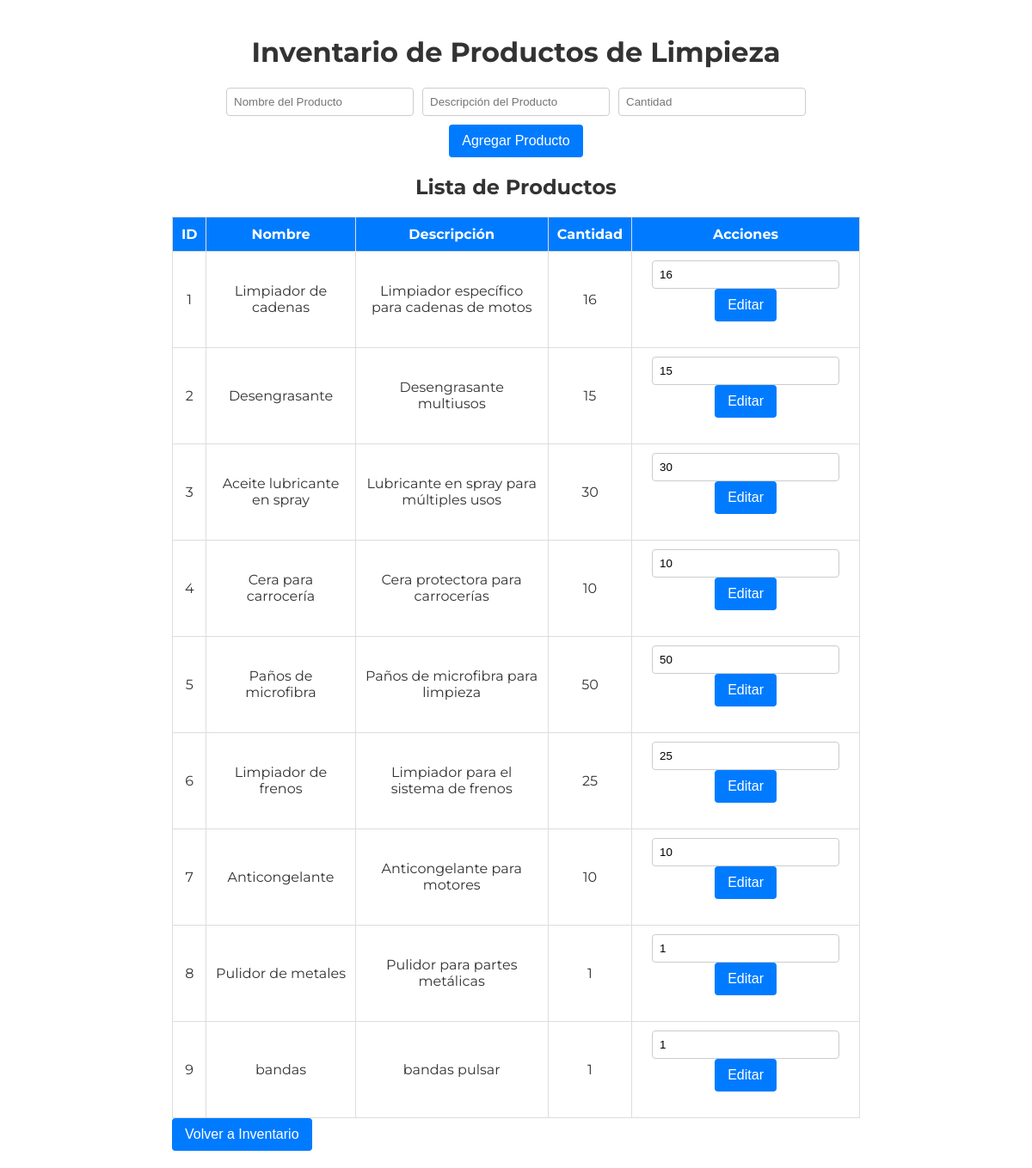
The page /limpieza.php on the database its author committed.
### tables this page shows
CREATE TABLE `productos_limpieza` (
  `id_producto` int(11) NOT NULL,
  `nombre` varchar(100) NOT NULL,
  `descripcion` varchar(255) DEFAULT NULL,
  `cantidad` int(11) NOT NULL
);

### limpieza.php (the view, shortened to what this page needs)
<?php
$servername = "localhost";
$username = "root";
$password = "";
$dbname = "taller_motos";
$conn = new mysqli($servername, $username, $password, $dbname);
$sql = "SELECT * FROM productos_limpieza";
$result = $conn->query($sql);
?>
<!DOCTYPE html>
<html lang="en">
<head>
    <link rel="stylesheet" href="bases.css">
</head>
<body>
    <div class="container">
        <h1>Inventario de Productos de Limpieza</h1>
        <form method="POST" action="">
            <div class="input-group">
                <input type="text" name="nombre" placeholder="Nombre del Producto" required>
                <input type="text" name="descripcion" placeholder="Descripción del Producto" required>
                <input type="number" name="cantidad" placeholder="Cantidad" required>
            </div>
            <button type="submit">Agregar Producto</button>
        </form>
        <h2>Lista de Productos</h2>
        <table>
            <thead>
                <tr>
                    <th>ID</th>
                    <th>Nombre</th>
                    <th>Descripción</th>
                    <th>Cantidad</th>
                    <th>Acciones</th>
                </tr>
            </thead>
            <tbody>
                <?php
                if ($result->num_rows > 0) {
                    while ($row = $result->fetch_assoc()) {
                        $cantidad = $row["cantidad"];
                        $cantidad_class = $cantidad == 0 ? "low-stock" : "";
                        echo "<tr class='$cantidad_class'>";
                        echo "<td>" . $row["id_producto"] . "</td>";
                        echo "<td>" . $row["nombre"] . "</td>";
                        echo "<td>" . $row["descripcion"] . "</td>";
                        echo "<td>" . $row["cantidad"] . "</td>";
                        echo "<td>
                                <form method='POST' action='' style='display:inline-block;'>
                                    <input type='hidden' name='id_producto' value='" . $row["id_producto"] . "'>
                                    <input type='hidden' name='action' value='edit'>
                                    <input type='number' name='cantidad' value='" . $row["cantidad"] . "' required>
                                    <button type='submit'>Editar</button>
                                </form>
                              </td>";
                        echo "</tr>";
                    }
                } else {
                    echo "<tr><td colspan='5'>No se encontraron productos.</td></tr>";
                }
                ?>
            </tbody>
        </table>
        <button onclick="location.href='inventario.php'">Volver a Inventario</button>
    </div>
</body>
</html>

### bases.css (style rules this page uses)
body { font-family: 'Montserrat', sans-serif; background: url(https://media.istockphoto.com/id/495378164/es/foto/garaje-taller-3-d-imagen.jpg?s=2048x2048&w=is&k=20&c=iZo_H-F4dL8qUzP1YC1gHGkkeIEOd4KEvny_IsHSv1A=); color: #333; margin: 0; padding: 0; }
.container { max-width: 800px; margin: 0 auto; padding: 20px; background-color: #fff; border-radius: 1%; }
h1, h2 { text-align: center; color: #333; }
form { margin-bottom: 20px; text-align: center; }
.input-group { display: flex; gap: 10px; justify-content: center; margin-bottom: 10px; }
input[type="text"], input[type="number"] { padding: 8px; width: 200px; border: 1px solid #ccc; border-radius: 4px; }
button { padding: 10px 15px; font-size: 16px; color: #fff; background-color: #007bff; border: none; border-radius: 4px; cursor: pointer; }
table { width: 100%; border-collapse: collapse; margin-top: 20px; }
table, th, td { border: 1px solid #ddd; }
th, td { padding: 10px; text-align: center; }
th { background-color: #007bff; color: #fff; }
td form { display: inline; }

### rows shown on the page
productos_limpieza: id_producto "1", nombre "Limpiador de cadenas", descripcion "Limpiador específico para cadenas de motos", cantidad "16"
productos_limpieza: id_producto "2", nombre "Desengrasante", descripcion "Desengrasante multiusos", cantidad "15"
productos_limpieza: id_producto "3", nombre "Aceite lubricante en spray", descripcion "Lubricante en spray para múltiples usos", cantidad "30"
productos_limpieza: id_producto "4", nombre "Cera para carrocería", descripcion "Cera protectora para carrocerías", cantidad "10"
productos_limpieza: id_producto "5", nombre "Paños de microfibra", descripcion "Paños de microfibra para limpieza", cantidad "50"
productos_limpieza: id_producto "6", nombre "Limpiador de frenos", descripcion "Limpiador para el sistema de frenos", cantidad "25"
productos_limpieza: id_producto "7", nombre "Anticongelante", descripcion "Anticongelante para motores", cantidad "10"
productos_limpieza: id_producto "8", nombre "Pulidor de metales", descripcion "Pulidor para partes metálicas", cantidad "1"
productos_limpieza: id_producto "9", nombre "bandas", descripcion "bandas pulsar", cantidad "1"
